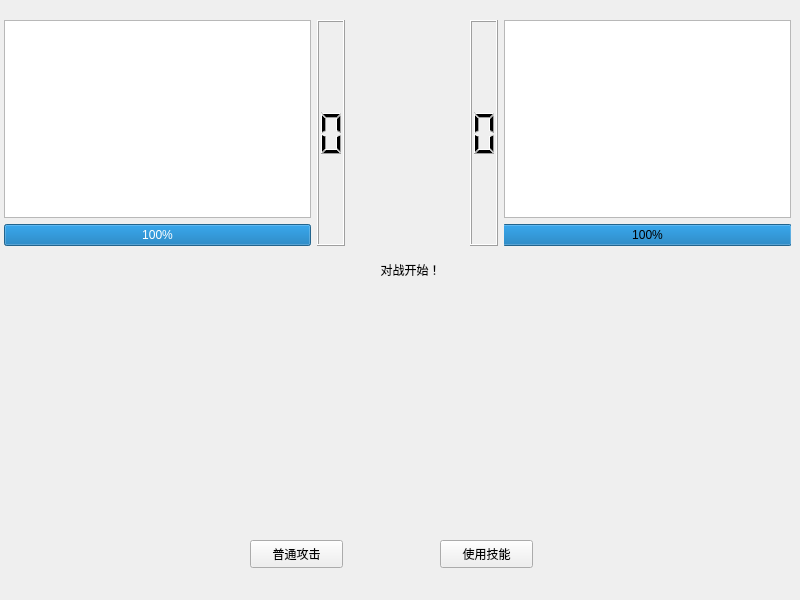
<?xml version="1.0" encoding="UTF-8"?>
<ui version="4.0">
 <class>battlePage</class>
 <widget class="QWidget" name="battlePage">
  <property name="geometry">
   <rect>
    <x>0</x>
    <y>0</y>
    <width>800</width>
    <height>600</height>
   </rect>
  </property>
  <property name="minimumSize">
   <size>
    <width>800</width>
    <height>600</height>
   </size>
  </property>
  <property name="maximumSize">
   <size>
    <width>800</width>
    <height>600</height>
   </size>
  </property>
  <property name="windowTitle">
   <string>Form</string>
  </property>
  <widget class="QPushButton" name="PuGong">
   <property name="geometry">
    <rect>
     <x>250</x>
     <y>540</y>
     <width>93</width>
     <height>28</height>
    </rect>
   </property>
   <property name="text">
    <string>普通攻击</string>
   </property>
  </widget>
  <widget class="QPushButton" name="JiNeng">
   <property name="geometry">
    <rect>
     <x>440</x>
     <y>540</y>
     <width>93</width>
     <height>28</height>
    </rect>
   </property>
   <property name="text">
    <string>使用技能</string>
   </property>
  </widget>
  <widget class="QWidget" name="layoutWidget">
   <property name="geometry">
    <rect>
     <x>470</x>
     <y>20</y>
     <width>321</width>
     <height>226</height>
    </rect>
   </property>
   <layout class="QHBoxLayout" name="horizontalLayout_2">
    <item>
     <widget class="QLCDNumber" name="lcdNumber_2">
      <property name="digitCount">
       <number>1</number>
      </property>
     </widget>
    </item>
    <item>
     <layout class="QVBoxLayout" name="verticalLayout_2">
      <item>
       <widget class="QTextBrowser" name="opData">
        <property name="font">
         <font>
          <pointsize>12</pointsize>
          <weight>75</weight>
          <bold>true</bold>
         </font>
        </property>
       </widget>
      </item>
      <item>
       <widget class="QProgressBar" name="progressBar2">
        <property name="value">
         <number>100</number>
        </property>
        <property name="alignment">
         <set>Qt::AlignRight|Qt::AlignTrailing|Qt::AlignVCenter</set>
        </property>
        <property name="invertedAppearance">
         <bool>true</bool>
        </property>
       </widget>
      </item>
     </layout>
    </item>
   </layout>
  </widget>
  <widget class="QWidget" name="layoutWidget_2">
   <property name="geometry">
    <rect>
     <x>4</x>
     <y>20</y>
     <width>341</width>
     <height>226</height>
    </rect>
   </property>
   <layout class="QHBoxLayout" name="horizontalLayout">
    <item>
     <layout class="QVBoxLayout" name="verticalLayout">
      <item>
       <widget class="QTextBrowser" name="myData">
        <property name="font">
         <font>
          <pointsize>12</pointsize>
          <weight>75</weight>
          <bold>true</bold>
         </font>
        </property>
        <property name="layoutDirection">
         <enum>Qt::LeftToRight</enum>
        </property>
       </widget>
      </item>
      <item>
       <widget class="QProgressBar" name="progressBar1">
        <property name="value">
         <number>100</number>
        </property>
        <property name="alignment">
         <set>Qt::AlignRight|Qt::AlignTrailing|Qt::AlignVCenter</set>
        </property>
        <property name="textVisible">
         <bool>true</bool>
        </property>
       </widget>
      </item>
     </layout>
    </item>
    <item>
     <widget class="QLCDNumber" name="lcdNumber">
      <property name="smallDecimalPoint">
       <bool>false</bool>
      </property>
      <property name="digitCount">
       <number>1</number>
      </property>
     </widget>
    </item>
   </layout>
  </widget>
  <widget class="QLabel" name="status">
   <property name="geometry">
    <rect>
     <x>200</x>
     <y>260</y>
     <width>421</width>
     <height>20</height>
    </rect>
   </property>
   <property name="contextMenuPolicy">
    <enum>Qt::DefaultContextMenu</enum>
   </property>
   <property name="text">
    <string>对战开始！</string>
   </property>
   <property name="alignment">
    <set>Qt::AlignCenter</set>
   </property>
  </widget>
  <widget class="QLabel" name="label">
   <property name="geometry">
    <rect>
     <x>350</x>
     <y>110</y>
     <width>111</width>
     <height>111</height>
    </rect>
   </property>
   <property name="text">
    <string/>
   </property>
   <property name="pixmap">
    <pixmap resource="image.qrc">:/resource/vs.png</pixmap>
   </property>
   <property name="scaledContents">
    <bool>true</bool>
   </property>
  </widget>
 </widget>
 <resources>
  <include location="image.qrc"/>
 </resources>
 <connections/>
</ui>
